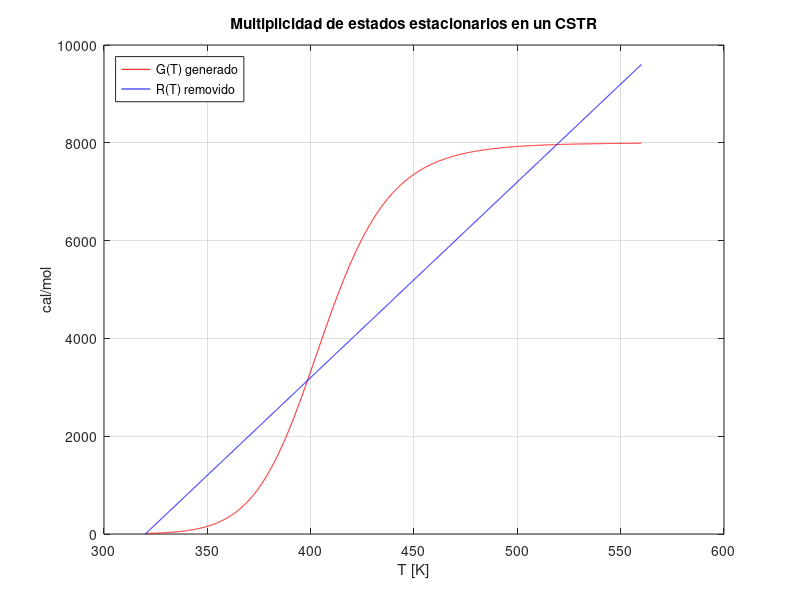

The MATLAB source for this figure:
% MULTIPLICIDAD_CSTR  Estados estacionarios múltiples en un CSTR adiabático
% (Fogler, cap. 12). Reacción A -> B de primer orden, irreversible, fase líquida.
%
% Los estados estacionarios son las intersecciones de:
%   G(T) = (-dH) * X_MB(T)     calor generado
%   R(T) = Cp * (T - T0)       calor removido (adiabático)

% ---- Datos ----
T0  = 320;      % K, temperatura de alimentación
tau = 10;       % min, tiempo espacial
k1  = 0.002;    % 1/min, constante de velocidad a T1
T1  = 350;      % K
EoR = 10000;    % K, energía de activación / R
dH  = -8000;    % cal/mol, calor de reacción
Cp  = 40;       % cal/(mol K), suma de Theta_i * Cp_i

k = @(T) k1*exp(EoR*(1/T1 - 1./T));
X = @(T) tau*k(T)./(1 + tau*k(T));     % balance de moles (CSTR)
G = @(T) -dH*X(T);                     % calor generado
R = @(T) Cp*(T - T0);                  % calor removido
f = @(T) G(T) - R(T);

% ---- Buscar intersecciones G(T) = R(T) ----
T = linspace(T0, 560, 2000);
y = f(T);
fprintf('Estados estacionarios:\n');
for i = 1:numel(T)-1
    if y(i)*y(i+1) < 0
        Ts = fzero(f, [T(i) T(i+1)]);
        % Si G - R pasa de + a -, la pendiente de R supera a la de G: estable
        if y(i) > 0, tipo = 'estable'; else, tipo = 'inestable'; end
        fprintf('  T = %6.1f K   X = %.3f   (%s)\n', Ts, X(Ts), tipo);
    end
end

% ---- Gráfica ----
plot(T, G(T), 'r', T, R(T), 'b'); grid on
xlabel('T [K]'); ylabel('cal/mol');
title('Multiplicidad de estados estacionarios en un CSTR');
legend('G(T) generado', 'R(T) removido', 'Location', 'northwest');
